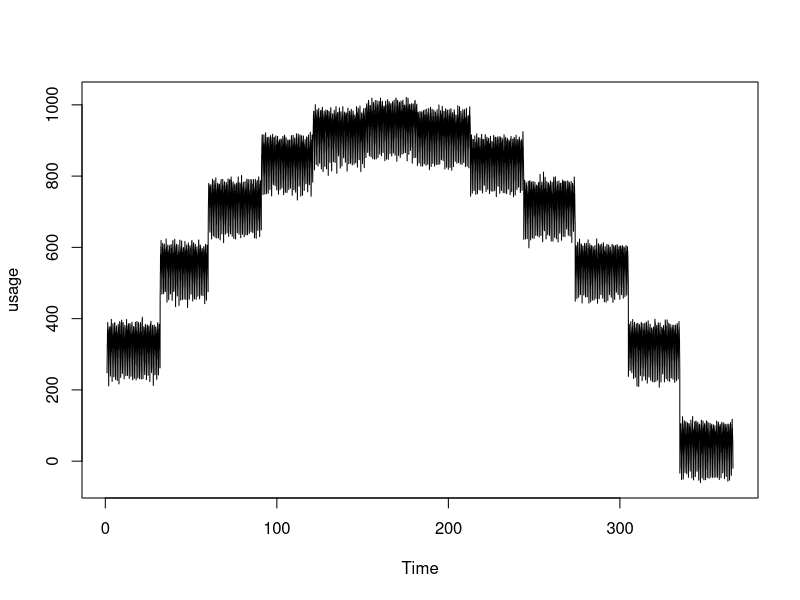
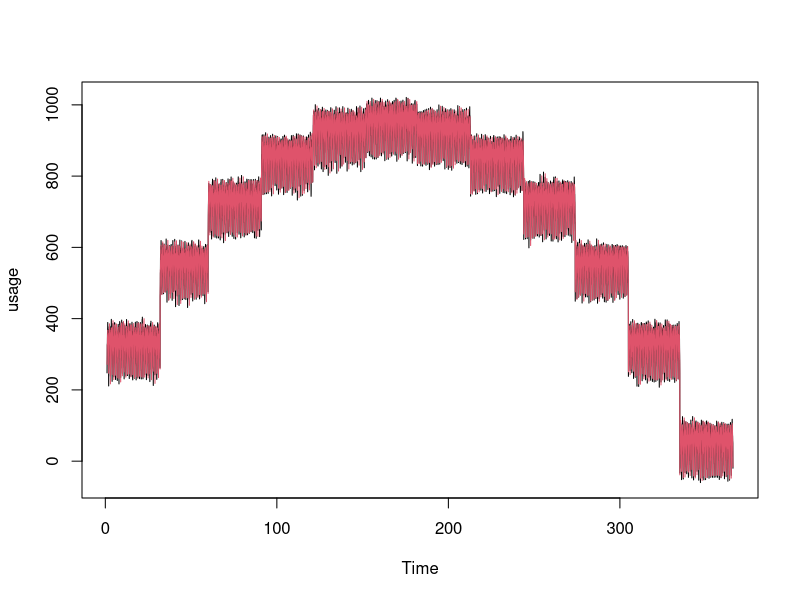

Here is the R script that generated these plots, in order: (Note: this script raises an error after producing the figures.)
set.seed(1)
library(lubridate)

index <- ISOdatetime(2010,1,1,0,0,0)+1:8759*60*60

head(index)

month <- month(index)
hour <- hour(index)

usage <- 1000+10*rnorm(length(index))-25*(month-6)^2-(hour-12)^2
usage <- ts(usage,frequency=24)


plot(usage)

#Create monthly dummies.  Add other xvars to this matrix

xreg <- model.matrix(~as.factor(month))[,2:12]

colnames(xreg) <- c('Feb','Mar','Apr','May','Jun','Jul','Aug','Sep','Oct','Nov','Dec')

library(forecast)

model <- Arima(usage, order=c(0,0,0), seasonal=list(order=c(1,0,0), period=24), xreg=xreg)
plot(usage)
lines(fitted(model),col=2)

#Benchmark against other models
model2 <- tslm(usage~as.factor(month)+as.factor(hour))
plot(usage)
lines(fitted(model2),col=2)

model3 <- tslm(usage~as.factor(month))
plot(usage)
lines(fitted(model3),col=2)

model4 <- rep(mean(usage),length(usage))
plot(usage)
lines(fitted(model4),col=2)




